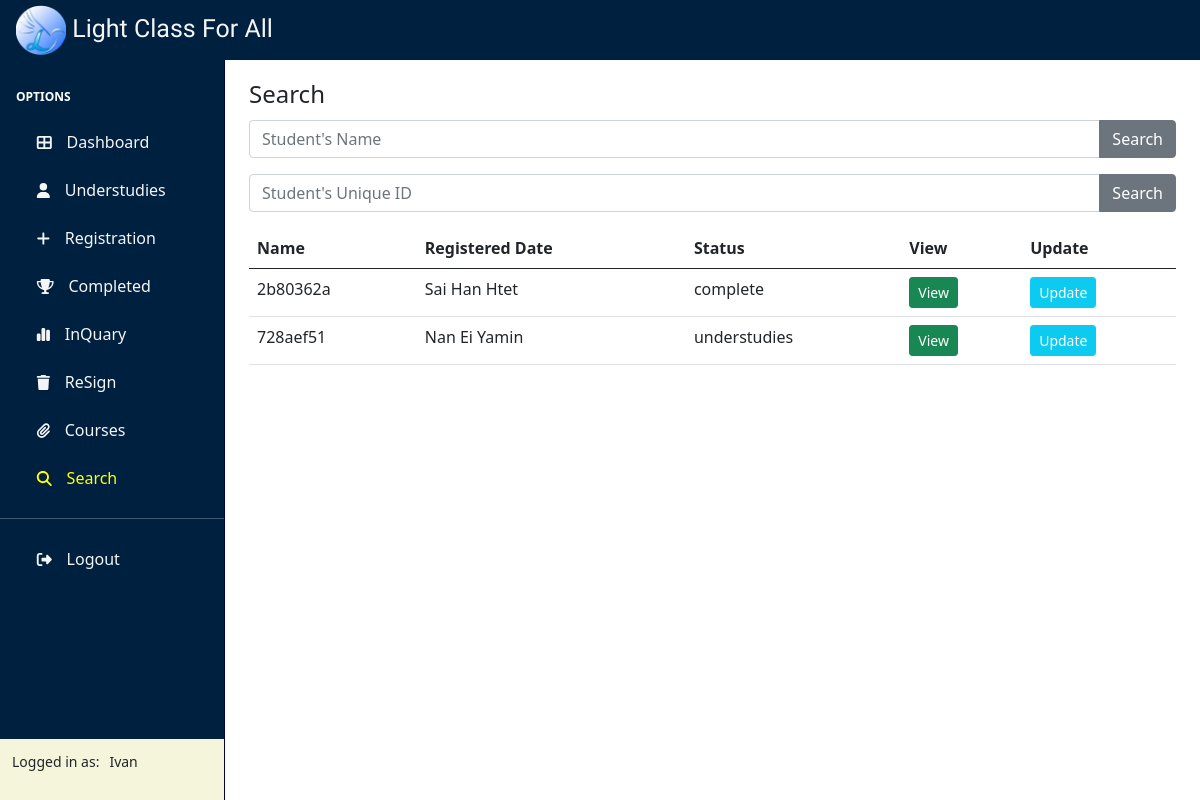
Before: /search/ (signed in) with the older database file.
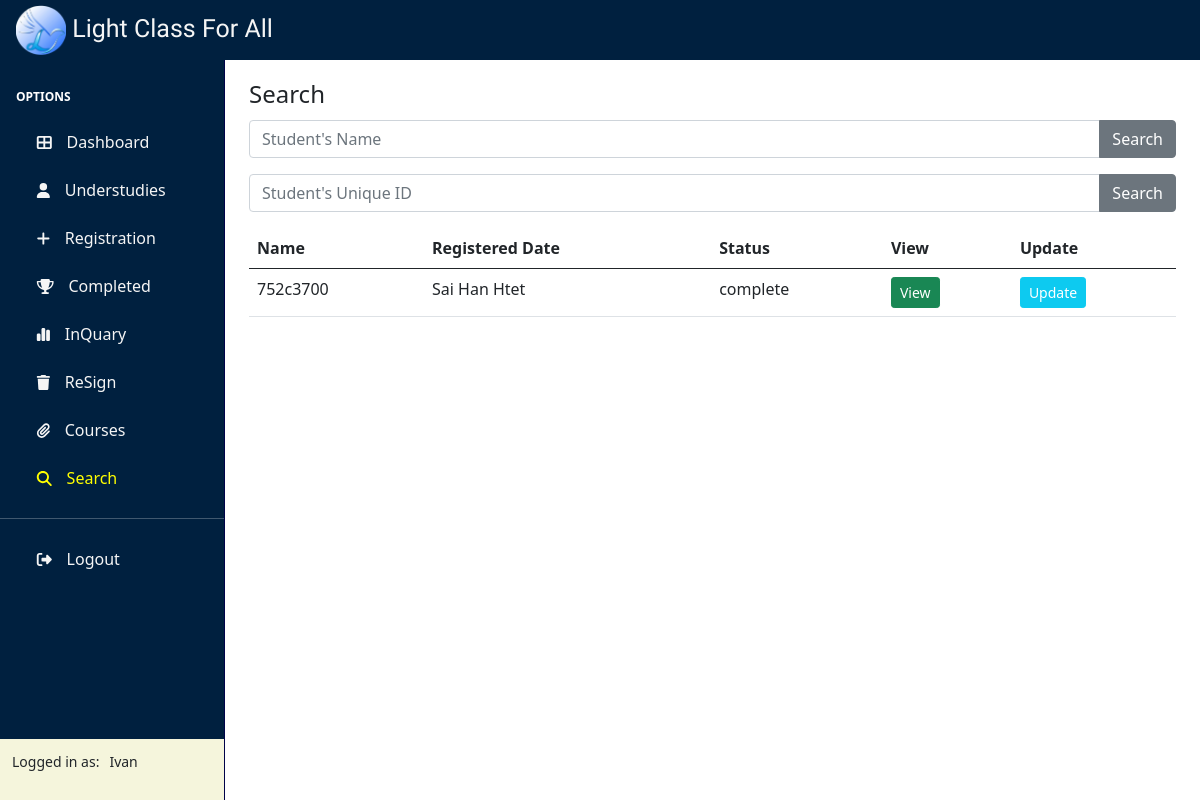
After: the same page with the newer database file.
### Class/models.py (models this page shows, shortened)
class Student(models.Model):
    STATUS = (
        ('understudies','understudies'),
        ('complete','complete'),
        ('resign','resign'),
    )
    roll_id = models.CharField(max_length=10, unique=True)
    status = models.CharField(max_length=100,
                                choices=STATUS,
                                default='understudies')
    student = NameField(max_length=50,null=True)
    guardian = NameField(max_length=50,null=True)
    phone = models.CharField(max_length=50,null=True)
    guardian_ph = models.CharField(max_length=50,null=True)
    email = models.EmailField(null=True)
    address = models.CharField(max_length=50,null=True)
    subjects = models.ManyToManyField(Subject)
    course = models.ForeignKey(Course,null=True,on_delete=models.SET_NULL)
    date_created = models.DateTimeField(auto_now_add=True,null=True)
    class Meta:
        db_table = 'STUDENT'

### Class/views.py (the view)
# urls.py: path('search/',views.search,name="Search"),
@login_required(login_url='Login')
def search(request):
    object_list  = Student.objects.all()
    search_term = request.GET.get('search')
    search_term2 = request.GET.get('search2')
    if search_term:
        object_list = object_list.filter(student=search_term)
    if search_term2:
        object_list = object_list.filter(roll_id=search_term2)
    return render(request,'Class/search.html',{'object_list':object_list})

### templates/class/search.html
{% extends 'Class/base.html' %}
{% block content %}
<div class="container">
    <form method="get" class="form-field mt-3">
        <legend>Search</legend>
        <div class="input-group mb-3">
            <input type="text" class="form-control" name="search" id="search" placeholder="Student's Name" aria-label="Recipient's username" aria-describedby="button-addon2">
            <input class="btn btn-secondary" type="submit" id="button-addon2" value="Search">
        </div>
    </form>
    <form method="get" class="form-field mt-3">
        <div class="input-group mb-3">
            <input type="text" class="form-control" name="search2" id="search2" placeholder="Student's Unique ID" aria-label="Recipient's username" aria-describedby="button-addon2">
            <input class="btn btn-secondary" type="submit" id="button-addon2" value="Search">
        </div>
    </form>
    <table class="table .display">
        <thead>
            <tr>
                <th>Name</th>
                <th>Registered Date</th>
                <th>Status</th>
                <th>View</th>
                <th>Update</th>
            </tr>
        </thead>
        <tbody>
        {% for student in object_list %}
            <tr>
            <td>{{ student.roll_id }}</td>
            <td style="text-transform: capitalize;">{{student.student}}</td>
            <td>{{ student.status }}</td>
            <td><a href="{% url 'StudentInfo' student.id %}" class="btn btn-sm btn-success .origin text-white">View</a></td>
            <td><a href="{% url 'UpdateStudent' student.id %}" class="btn btn-sm btn-info .origin text-white">Update</a></td>
            </tr>
        {% endfor %}
        </tbody>
    </table>
</div>
{% endblock content %}

Changed rows visible on the page:
removed Student: roll_id "2b80362a", student "Sai Han Htet", status "complete"
removed Student: roll_id "728aef51", student "Nan Ei Yamin", status "understudies"
added Student: roll_id "752c3700", student "Sai Han Htet", status "complete"
